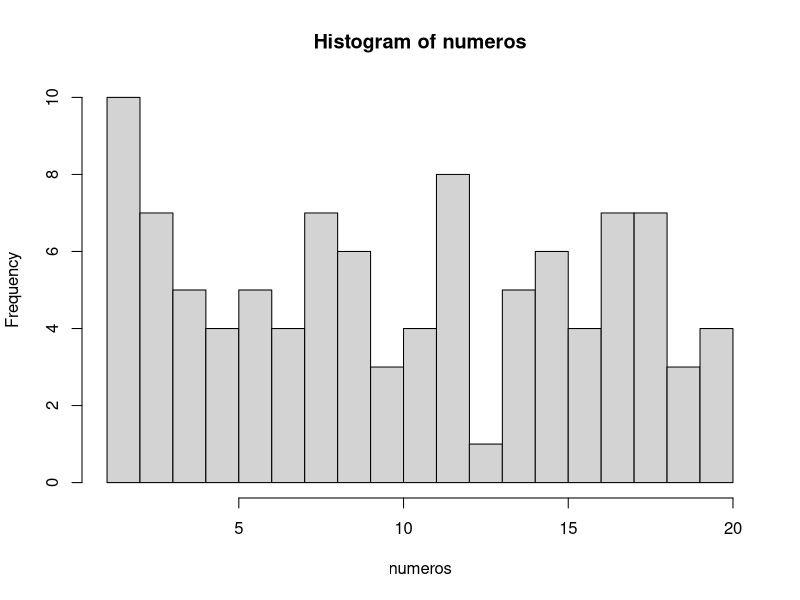

Recreate this plot in R.
## ---- chunk 1
numeros <- sample(1:20, 100, TRUE)
numeros
## ---- chunk 2
mediana <- median(numeros)
mediana
## ---- chunk 3
media <- mean(numeros)
media
## ---- chunk 4
# El argumento breaks nos permite dividir en histograma en las partes que queramos
hist(numeros, breaks = 20)
## ---- chunk 5
tabla.frecuencias <- data.frame(table(numeros))
tabla.frecuencias
## ---- chunk 6
# Con la función seq, creamos una secuencia de 1 a 10 en intervalos de 0.1 en 0.1
secuencia <- seq(1, 10, 0.1)
muestra <- sample(secuencia, 100, TRUE)
muestra
## ---- chunk 7
# Ahora hay que calcular la mediana
meddiana<-median(muestra)
meddiana
## ---- chunk 8
# Lo siguiente es la Media
Meddia<-mean(muestra)
Meddia
## ---- chunk 9
# Y por último la moda
tabla.muestra <- data.frame(table(muestra))
tabla.muestra
